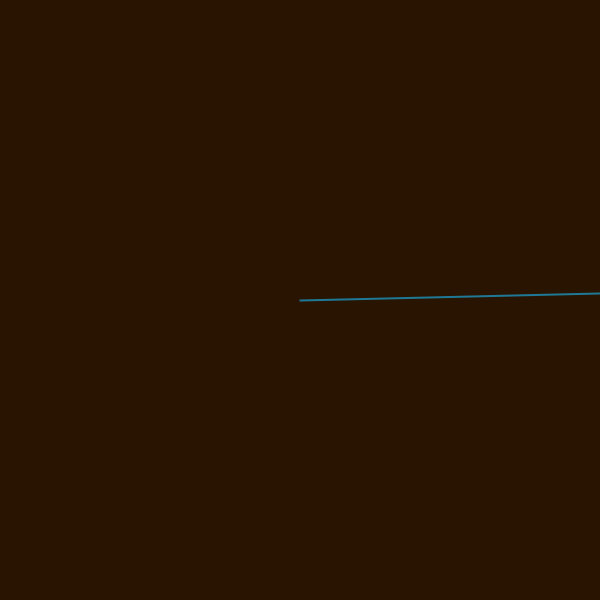
Frame 1 (no input)
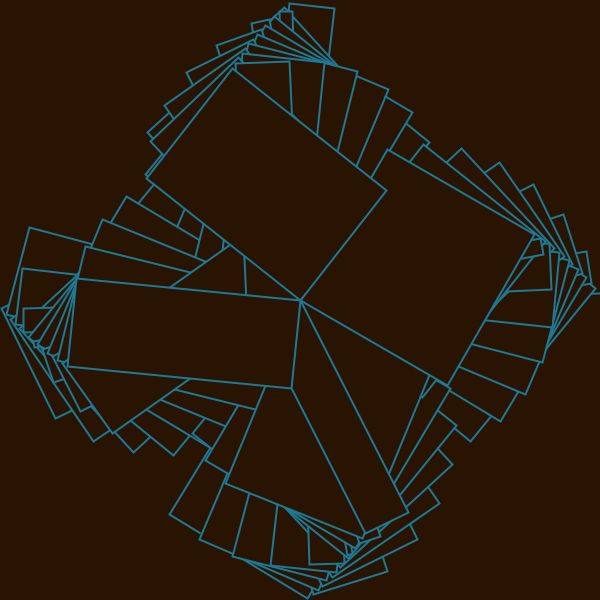
Frame 60 (the mouse pressed at the canvas centre just before this capture)
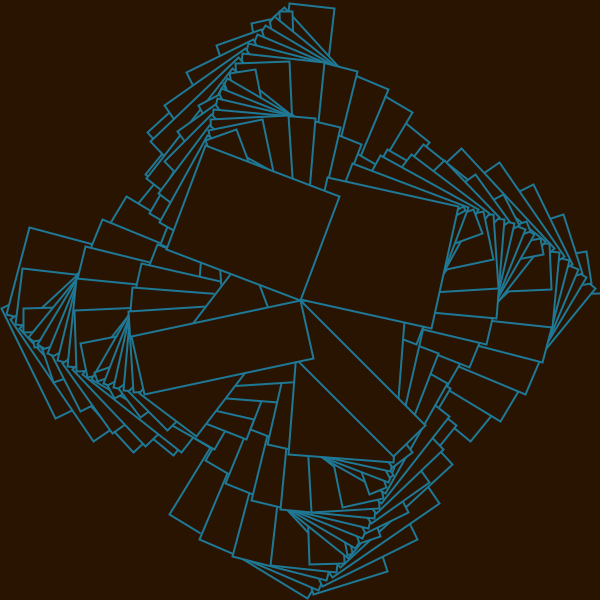
Frame 120 (the mouse held since frame 60 and released just before this capture)

The Processing sketch that drew these frames (run headless with seeded random() and noise(); from frame 60 on, the mouse is pressed at the canvas centre):

// Processing sketch: processing_167581
// ── processing_167581.pde


float x, y;
float angle = 0; 
float r = 300;
float d = 1; 


void setup() {
  size(600, 600);
  background(40,20,0);
}

void draw() {
fill(40,20,0);
  x = r * sin(angle); 
  y = r * cos(angle);

     strokeWeight(2); 
 stroke(30, 120, 150);
  translate(width/2, height/2); 
  rotate(r); 
   rect(0,0,x,y);
     

 angle = angle +10;
// angle += 300;
  r = r - d;
  if ( r == 0 || r == 300) { 
    d =  d * -1;
  }
}


void keyPressed() {
  if (key == 'q') {
    endRecord();
    exit();
  }

 }
